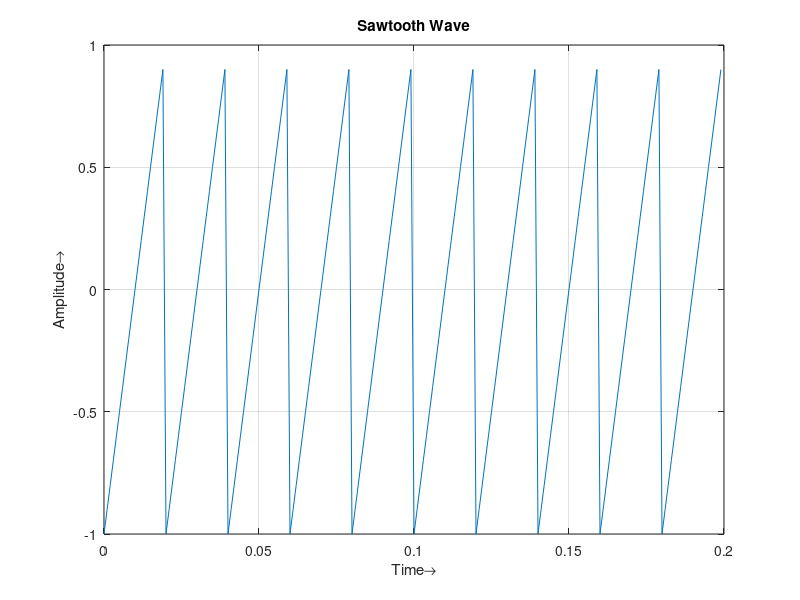

MATLAB code to generate this figure:
% Generate a Plot of Sawtooth Wave
% Generate a Sawtooth Wave of 50Hz

T = 10*(1/50);
fs = 1000;
dt = 1/fs;
t = 0:dt:T-dt;
x = sawtooth(2*pi*50*t);
plot(t,x);
title('Sawtooth Wave');
xlabel('Time→');
ylabel('Amplitude→');
grid on